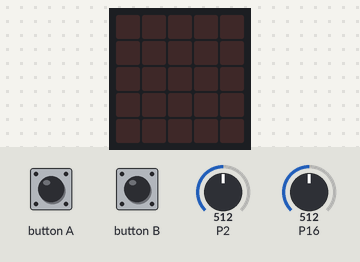
Bench run of a program on a simulated BBC micro:bit (MakeCode). On the bench: the board's 5×5 LED display. The inputs (shaded band) are chosen by the test bench; at power-on: P2 = 512, P16 = 512 (analog values on the 0–1023 scale). Audio playback is drawn as a buzzer.

Above: at 1.4 s.
1.5 s: P2 set to 991
3.0 s: P2 set to 1010
At 4.2 s:
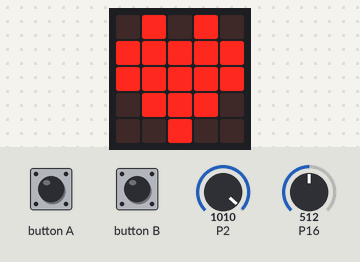
4.5 s: button A pressed for 0.15 s
At 5.3 s:
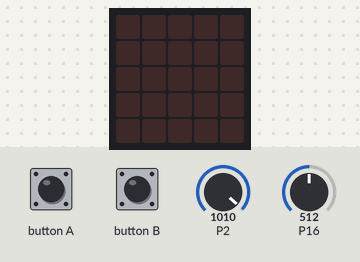
6.9 s: button B pressed for 0.15 s
Timing chart, 0 to 9.7 s (numbered marks = the images above; inputs shaded):
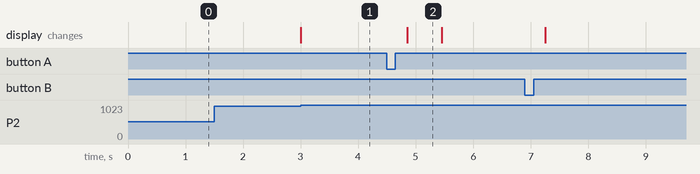

Measured:
- the behaviour switches between 1000 and 1001 on P2 (found by bisection; images 0 and 1)
- after the input at 1.5 s, every drawn part: stays the same
- after the input at 3.0 s, the display: changes at once (image 1)
- after the input at 4.5 s, the display: changes after 0.35 s (image 2)
- what the display in image 2 shows lasts 0.6 s, from 4.9 s to 5.5 s

The program:

main.ts
```typescript
// When button A pressed
input.onButtonPressed(Button.A, function () {
    MP3.stoplecture()
basic.clearScreen()
    MP3.rep0()
MP3.setVolume(25)
MP3.playTrack(1)
basic.showIcon(IconNames.Heart)
})
// When button B pressed
input.onButtonPressed(Button.B, function () {
    MP3.stoplecture();
basic.clearScreen()
})
grovejoystick.onJoystick(GroveJoystickKey.Press, GroveJoystickPins.P2, GroveJoystickPins.P3, function () {
    basic.showIcon(IconNames.Heart)
})
let buffer = pins.createBuffer(8);
// Baud rate 9600, TX on P14, RX on P0
serial.redirect(
SerialPin.P14,
SerialPin.P0,
BaudRate.BaudRate9600
)
control.waitMicros(200000)
```

WT2003.ts
```typescript
namespace MP3 {
// repete tout
export function repall() {
    buffer.setNumber(NumberFormat.Int8LE, 0, 0x7e);
    buffer.setNumber(NumberFormat.Int8LE, 1, 0x04);
    buffer.setNumber(NumberFormat.Int8LE, 2, 0xaf);
    buffer.setNumber(NumberFormat.Int8LE, 3, 0x02);
    buffer.setNumber(NumberFormat.Int8LE, 4, 0xb5);
    buffer.setNumber(NumberFormat.Int8LE, 5, 0xef);
    serial.writeBuffer(buffer);
    control.waitMicros(200000);
}

export function setVolume(vol: number) {
    buffer.setNumber(NumberFormat.Int8LE, 0, 0x7e);
    buffer.setNumber(NumberFormat.Int8LE, 1, 0x04);
    buffer.setNumber(NumberFormat.Int8LE, 2, 0xae);
    buffer.setNumber(NumberFormat.Int8LE, 3, vol);
    buffer.setNumber(NumberFormat.Int8LE, 4, (buffer.getNumber(NumberFormat.Int8LE, 1) + buffer.getNumber(NumberFormat.Int8LE, 2) + buffer.getNumber(NumberFormat.Int8LE, 3)) & 0xFF);
    buffer.setNumber(NumberFormat.Int8LE, 5, 0xef);
    serial.writeBuffer(buffer);
    control.waitMicros(200000);
}

// play
export function playTrack(piste: number) {
    buffer.setNumber(NumberFormat.Int8LE, 0, 0x7e);
    buffer.setNumber(NumberFormat.Int8LE, 1, 0x05);
    buffer.setNumber(NumberFormat.Int8LE, 2, 0xa2);
    buffer.setNumber(NumberFormat.Int8LE, 3, 0x00);
    buffer.setNumber(NumberFormat.Int8LE, 4, 0x01);
    buffer.setNumber(NumberFormat.Int8LE, 5, (buffer.getNumber(NumberFormat.Int8LE, 1) + buffer.getNumber(NumberFormat.Int8LE, 2) + buffer.getNumber(NumberFormat.Int8LE, 3) + buffer.getNumber(NumberFormat.Int8LE, 4)) & 0xFF);
    buffer.setNumber(NumberFormat.Int8LE, 6, 0xef);
    serial.writeBuffer(buffer);
    control.waitMicros(200000);
}
// repete 1
export function rep1() {
    buffer.setNumber(NumberFormat.Int8LE, 0, 0x7e);
    buffer.setNumber(NumberFormat.Int8LE, 1, 0x04);
    buffer.setNumber(NumberFormat.Int8LE, 2, 0xaf);
    buffer.setNumber(NumberFormat.Int8LE, 3, 0x01);
    buffer.setNumber(NumberFormat.Int8LE, 4, 0xb4);
    buffer.setNumber(NumberFormat.Int8LE, 5, 0xef);
    serial.writeBuffer(buffer);
    control.waitMicros(200000);
}
// repete rien
export function rep0() {
    buffer.setNumber(NumberFormat.Int8LE, 0, 0x7e);
    buffer.setNumber(NumberFormat.Int8LE, 1, 0x04);
    buffer.setNumber(NumberFormat.Int8LE, 2, 0xaf);
    buffer.setNumber(NumberFormat.Int8LE, 3, 0);
    buffer.setNumber(NumberFormat.Int8LE, 4, 0xb3);
    buffer.setNumber(NumberFormat.Int8LE, 5, 0xef);
    serial.writeBuffer(buffer);
    control.waitMicros(200000);
}
// random
export function aleatoire() {
    buffer.setNumber(NumberFormat.Int8LE, 0, 0x7e);
    buffer.setNumber(NumberFormat.Int8LE, 1, 0x04);
    buffer.setNumber(NumberFormat.Int8LE, 2, 0xaf);
    buffer.setNumber(NumberFormat.Int8LE, 3, 0x03);
    buffer.setNumber(NumberFormat.Int8LE, 4, 0xb6);
    buffer.setNumber(NumberFormat.Int8LE, 5, 0xef);
    serial.writeBuffer(buffer);
    control.waitMicros(200000);
}

// stop
export function stoplecture() {
    buffer.setNumber(NumberFormat.Int8LE, 0, 0x7e);
    buffer.setNumber(NumberFormat.Int8LE, 1, 0x03);
    buffer.setNumber(NumberFormat.Int8LE, 2, 0xab);
    buffer.setNumber(NumberFormat.Int8LE, 3, 0xae);
    buffer.setNumber(NumberFormat.Int8LE, 4, 0xef);
    serial.writeBuffer(buffer);
    control.waitMicros(200000);
}
}
```

joy.ts
```typescript
enum GroveJoystickPins {
    //% block=P0
    P0 = 7,
    //% block=P1
    P1 = 8,
    //% block=P2
    P2 = 9,
    //% block=P3
    P3 = 10,
    //% block=P16
    P16 = 23

}

enum GroveJoystickKey {
    //% block=None
    None = 0,
    //% block=Up
    Up = 1,
    //% block=Down
    Down = 2,
    //% block=Left
    Left = 3,
    //% block=Right
    Right = 4,
    //% block=UpperLeft
    UL = 5,
    //% block=LowerLeft
    LL = 6,
    //% block=UpperRight
    UR = 7,
    //% block=LowerRight
    LR = 8,
    //% block=Press
    Press = 9
}


/**
 * Functions to operate Grove module.
 */
//% weight=10 color=#9F79EE icon="\uf108" block="Grove - Thumb JoyStick"
namespace grovejoystick {
    const joystickEventID = 3101;
    let lastJoystick = GroveJoystickKey.None;

    export class GroveJoystick {
        /**
         * Detect position from Grove - Thumb Joystick
         * @param xpin Microbit Pin connected to Grove - Thumb Joystick x pin
         * @param ypin Microbit Pin connected to Grove - Thumb Joystick y pin
         */
        //% blockId=grove_joystick_read block="%joystick|Read key of joystickon at|%xpin|and|%ypin"
        //% parts="grovejoystick"
        //% advanced=true
        read(xpin: GroveJoystickPins, ypin: GroveJoystickPins): number {
            let xdata = 0, ydata = 0, result = 0;
            let x: number = xpin;
            let y: number = ypin;

            //xdata = pins.analogReadPin(<AnalogPin>x);
            xdata = pins.analogReadPin(2);
            //ydata = pins.analogReadPin(<AnalogPin>y);
            ydata = pins.analogReadPin(16);
            if (xdata > 1000) {
                result = GroveJoystickKey.Press;
            }
            else if (xdata > 600) {
                if (ydata > 600) result = GroveJoystickKey.UR;
                else if (ydata < 400) result = GroveJoystickKey.LR;
                else result = GroveJoystickKey.Right;
            }
            else if (xdata < 400) {
                if (ydata > 600) result = GroveJoystickKey.UL;
                else if (ydata < 400) result = GroveJoystickKey.LL;
                else result = GroveJoystickKey.Left;
            }
            else {
                if (ydata > 600) result = GroveJoystickKey.Up;
                else if (ydata < 400) result = GroveJoystickKey.Down;
                else result = GroveJoystickKey.None;
            }

            return result;
        }
    }

    let joystick = new GroveJoystick();

    /**
     * Do something when a key is detected by Grove - Thumb Joystick
     * @param key type of joystick to detect
     * @param xpin
     * @param ypin
     * @param handler code to run
     */
    //% blockId=grove_joystick_create_event block="on Key|%key| at x pin|%xpin| and y pin|%ypin|"
    //% parts="grovejoystick"
    export function onJoystick(key: GroveJoystickKey, xpin: GroveJoystickPins, ypin: GroveJoystickPins, handler: () => void): void {
        control.onEvent(joystickEventID, key, handler);
        control.inBackground(() => {
            while (true) {
                const key = joystick.read(xpin, ypin);
                if (key != lastJoystick) {
                    lastJoystick = key;
                    control.raiseEvent(joystickEventID, lastJoystick);
                }
                basic.pause(200);
            }
        })

    }
}
```

test.ts
```typescript
// les tests vont ici ; cela ne sera pas compilé si ce paquet est utilisé en tant qu'extension.
```
